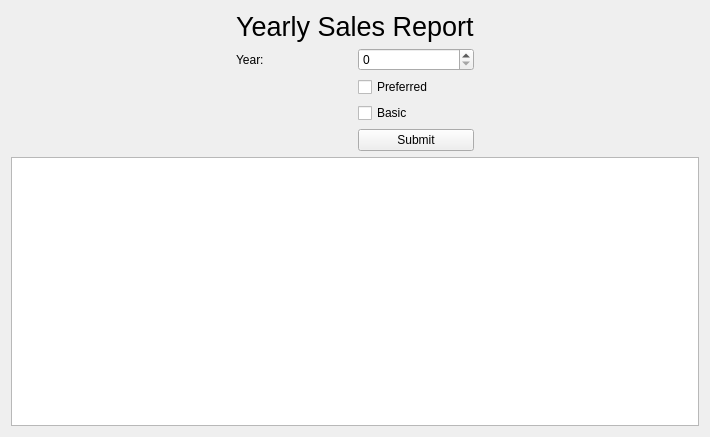
<?xml version="1.0" encoding="UTF-8"?>
<ui version="4.0">
 <class>yearly_sales</class>
 <widget class="QWidget" name="yearly_sales">
  <property name="geometry">
   <rect>
    <x>0</x>
    <y>0</y>
    <width>710</width>
    <height>437</height>
   </rect>
  </property>
  <property name="windowTitle">
   <string>Form</string>
  </property>
  <layout class="QGridLayout" name="gridLayout_5">
   <item row="0" column="0">
    <layout class="QGridLayout" name="gridLayout_2">
     <item row="1" column="1">
      <layout class="QGridLayout" name="gridLayout_3">
       <item row="0" column="0">
        <widget class="QLabel" name="year">
         <property name="text">
          <string>Year:</string>
         </property>
        </widget>
       </item>
       <item row="0" column="1">
        <widget class="QSpinBox" name="yearInput">
         <property name="maximum">
          <number>999999999</number>
         </property>
        </widget>
       </item>
       <item row="1" column="1">
        <layout class="QVBoxLayout" name="submitLayout">
         <item>
          <widget class="QCheckBox" name="preferred">
           <property name="text">
            <string>Preferred</string>
           </property>
          </widget>
         </item>
         <item>
          <widget class="QCheckBox" name="basic">
           <property name="text">
            <string>Basic</string>
           </property>
          </widget>
         </item>
         <item>
          <widget class="QPushButton" name="submit">
           <property name="text">
            <string>Submit</string>
           </property>
          </widget>
         </item>
        </layout>
       </item>
      </layout>
     </item>
     <item row="0" column="0">
      <spacer name="horizontalSpacer">
       <property name="orientation">
        <enum>Qt::Horizontal</enum>
       </property>
       <property name="sizeHint" stdset="0">
        <size>
         <width>40</width>
         <height>20</height>
        </size>
       </property>
      </spacer>
     </item>
     <item row="0" column="1">
      <widget class="QLabel" name="title">
       <property name="font">
        <font>
         <pointsize>20</pointsize>
        </font>
       </property>
       <property name="text">
        <string>Yearly Sales Report</string>
       </property>
      </widget>
     </item>
     <item row="0" column="2">
      <spacer name="horizontalSpacer_2">
       <property name="orientation">
        <enum>Qt::Horizontal</enum>
       </property>
       <property name="sizeHint" stdset="0">
        <size>
         <width>40</width>
         <height>20</height>
        </size>
       </property>
      </spacer>
     </item>
     <item row="2" column="0" colspan="3">
      <widget class="QTextBrowser" name="yearlyReport"/>
     </item>
    </layout>
   </item>
  </layout>
 </widget>
 <resources/>
 <connections/>
</ui>
